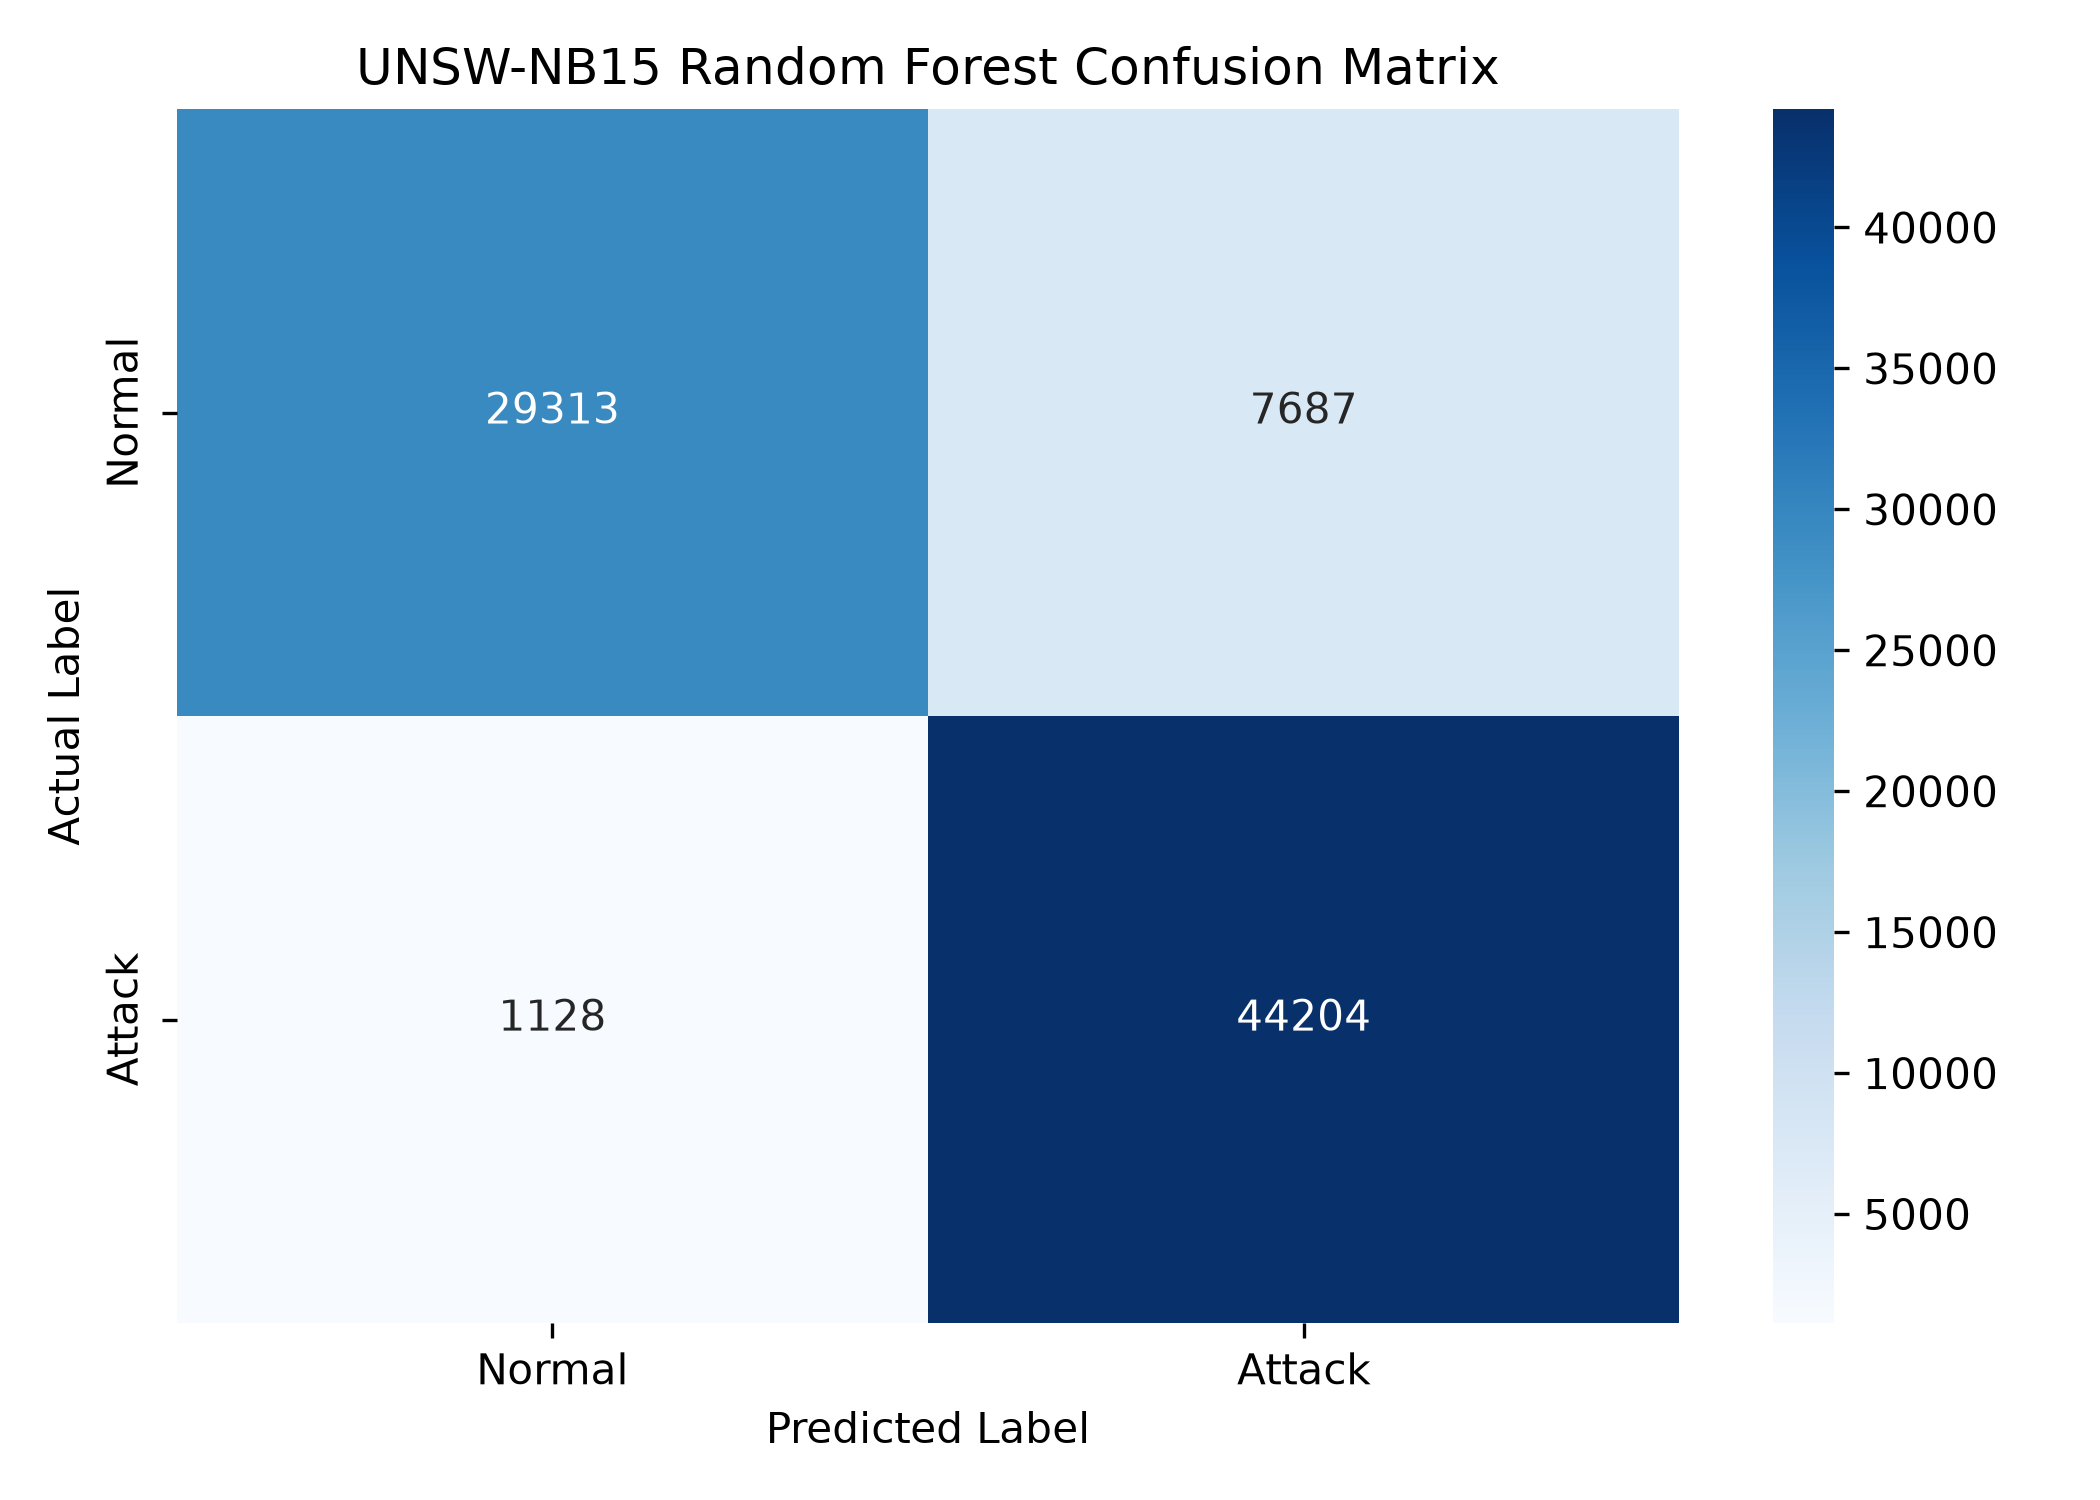

Reproduce this figure in Python.
import pandas as pd
import matplotlib.pyplot as plt
import seaborn as sns

from sklearn.compose import ColumnTransformer
from sklearn.preprocessing import OneHotEncoder
from sklearn.ensemble import RandomForestClassifier
from sklearn.metrics import confusion_matrix

# Load datasets
train = pd.read_csv("UNSW_NB15_training-set.csv")
test = pd.read_csv("UNSW_NB15_testing-set.csv")

# Separate target
y_train = train["label"]
y_test = test["label"]

# Remove target, attack category and ID
X_train = train.drop(columns=["label", "attack_cat", "id"])
X_test = test.drop(columns=["label", "attack_cat", "id"])

# Categorical columns
categorical_columns = X_train.select_dtypes(
    include=["object", "str"]
).columns.tolist()

# Preprocessing
preprocessor = ColumnTransformer(
    transformers=[
        (
            "categorical",
            OneHotEncoder(handle_unknown="ignore"),
            categorical_columns
        )
    ],
    remainder="passthrough"
)

# Transform data
X_train_processed = preprocessor.fit_transform(X_train)
X_test_processed = preprocessor.transform(X_test)

# Random Forest
model = RandomForestClassifier(
    n_estimators=100,
    random_state=42,
    n_jobs=-1,
    class_weight="balanced"
)

# Train
print("Training Random Forest...")
model.fit(X_train_processed, y_train)

# Predict
print("Generating predictions...")
y_pred = model.predict(X_test_processed)

# Confusion matrix
cm = confusion_matrix(y_test, y_pred)

print("\n===== CONFUSION MATRIX =====")
print(cm)

# Extract values
tn, fp, fn, tp = cm.ravel()

print("\nTrue Negative (TN):", tn)
print("False Positive (FP):", fp)
print("False Negative (FN):", fn)
print("True Positive (TP):", tp)

# Plot
plt.figure(figsize=(7, 5))

sns.heatmap(
    cm,
    annot=True,
    fmt="d",
    cmap="Blues",
    xticklabels=["Normal", "Attack"],
    yticklabels=["Normal", "Attack"]
)

plt.xlabel("Predicted Label")
plt.ylabel("Actual Label")
plt.title("UNSW-NB15 Random Forest Confusion Matrix")

plt.tight_layout()

# Save image
plt.savefig("confusion_matrix.png", dpi=300)

plt.show()

print("\nConfusion matrix saved as: confusion_matrix.png")
